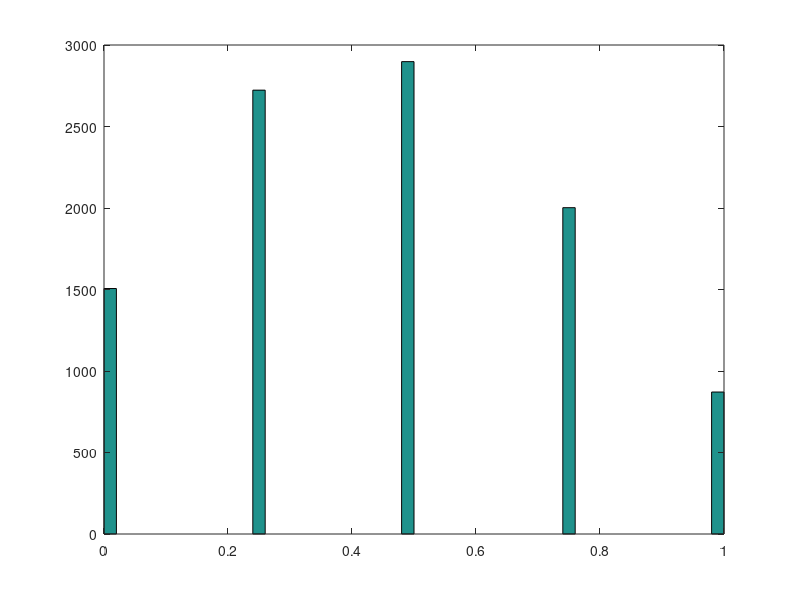

Reproduce this figure in MATLAB.
%% Monte Carlo Simulation of Ambiguous Decision Making
% Produces estimate of response distribution during stochastic choices in ambiguous decision making task

% Indirect Method
% Initialize variables

tic
h = waitbar(0,'Simulating...');

trialnumber = 10000;
v = 20;
p = .5;
A = .25;

Choices = zeros(trialnumber,4);

noise = .4;

for i = 1:trialnumber;                          % Monte Carlo
    alpha =  .473 + .212.*randn(1);             % Normal distribution of measured Risk Preferences
    beta = .359 + .426.*randn(1);               % Normal distribution of measured Ambiguity Preferences
    c = [0 0 0 0];
    for j = 1:4;                                % Number of trials for each value/ambiguity level condition
        if (5^alpha)*(1+noise*randn(1)) > (p*(1-beta*(A/2)))*(v^alpha)*(1+noise*randn(1));      % Subjective Value under ambiguity model
            c(j) = 0;
        else
            c(j) = 1; 
        end
    Choices(i,:) = c;
    end
    waitbar(i/trialnumber,h)
end

mChoices = mean(Choices,2);

% disp('min max mean std hist')

% min(mChoices)
% max(mChoices)
% mean(mChoices)
% std(mChoices)
hist(mChoices,50)

fin = [nnz(mChoices == 0) nnz(mChoices == .25) nnz(mChoices == .5) nnz(mChoices == .75) nnz(mChoices == 1)]./trialnumber;

disp('       0      .25      .5       .75       1')
disp(fin)
disp(['mean choice = ' num2str(mean(mChoices))])
close(h)
toc



